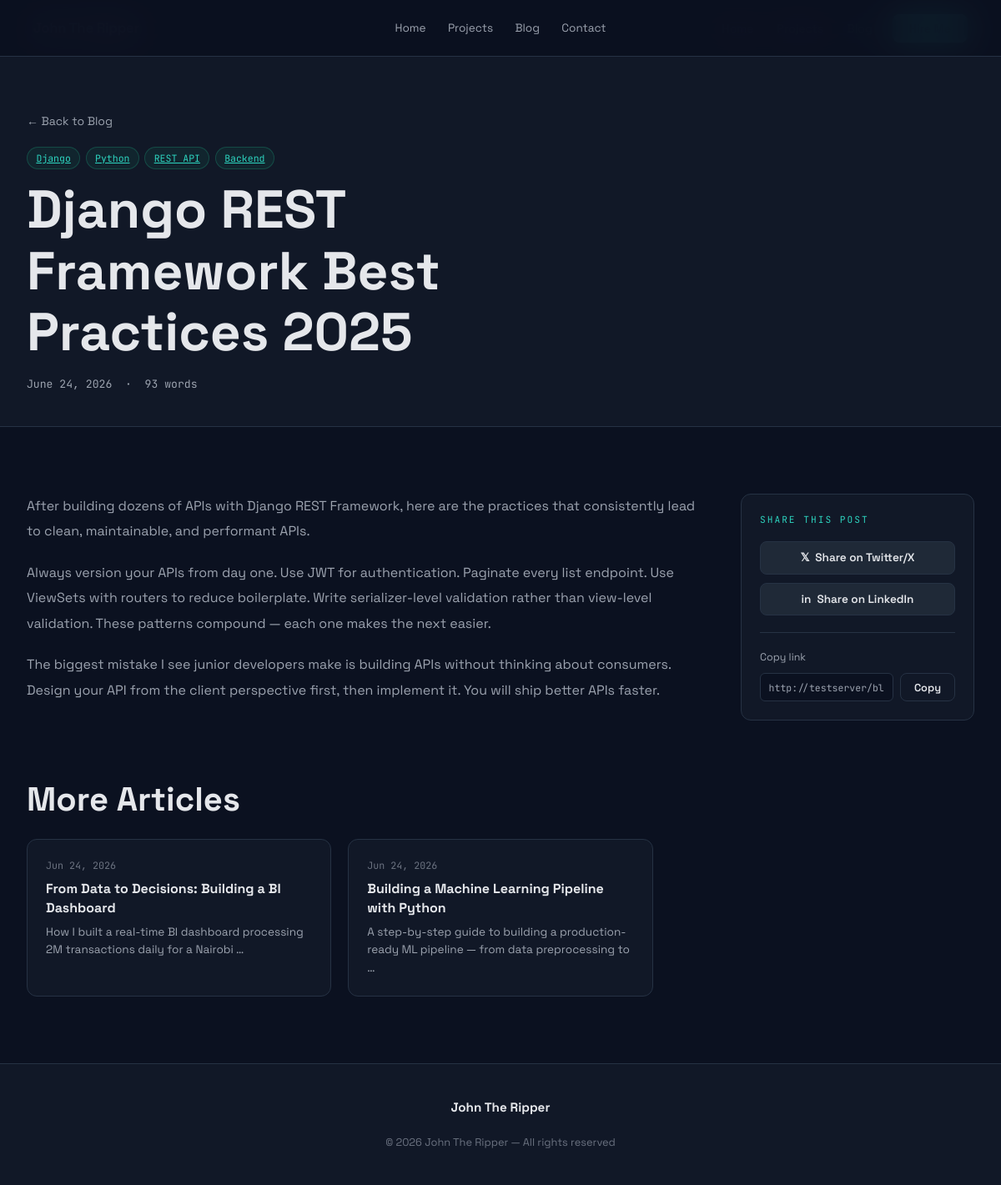
The app's page /blog/drf-best-practices-2025/ with its own data.
### core/models.py (models this page shows, shortened)
class BlogPost(models.Model):
    title = models.CharField(max_length=300)
    slug = models.SlugField(unique=True)
    excerpt = models.CharField(max_length=400, blank=True)
    content = models.TextField()
    cover_image = models.ImageField(upload_to='blog/', blank=True, null=True)
    tags = models.CharField(max_length=300, blank=True, help_text="Comma-separated tags")
    published = models.BooleanField(default=False)
    created_at = models.DateTimeField(default=timezone.now)
    updated_at = models.DateTimeField(auto_now=True)
    shared_to_twitter = models.BooleanField(default=False)
    shared_to_linkedin = models.BooleanField(default=False)
    twitter_post_id = models.CharField(max_length=100, blank=True)
    linkedin_post_id = models.CharField(max_length=100, blank=True)
    class Meta:
        ordering = ['-created_at']
    def get_tags_list(self):
        return [t.strip() for t in self.tags.split(',') if t.strip()]

class Profile(models.Model):
    name = models.CharField(max_length=100, default="Your Name")
    tagline = models.CharField(max_length=200, default="Full Stack Developer | Data Scientist")
    bio = models.TextField(default="")
    avatar = models.ImageField(upload_to='profile/', blank=True, null=True)
    resume = models.FileField(upload_to='resume/', blank=True, null=True)
    github = models.URLField(blank=True)
    linkedin = models.URLField(blank=True)
    twitter = models.URLField(blank=True)
    email = models.EmailField(blank=True)
    location = models.CharField(max_length=100, blank=True, default="Nairobi, Kenya")
    years_experience = models.IntegerField(default=0)
    projects_count = models.IntegerField(default=0)
    clients_count = models.IntegerField(default=0)
    class Meta:
        verbose_name = "Profile"

### core/views.py (the view)
# urls.py: path('blog/<slug:slug>/', views.blog_detail, name='blog_detail'),
def blog_detail(request, slug):
    post = get_object_or_404(BlogPost, slug=slug, published=True)
    related = BlogPost.objects.filter(published=True).exclude(pk=post.pk)[:3]
    return render(request, 'core/blog_detail.html', {'post': post, 'related': related})

### core/context_processors.py (called while the page is built)
def site_profile(request):
    profile = Profile.objects.first()
    return {'site_profile': profile}

### core/templates/core/blog_detail.html (shortened to what this page needs)
{% extends 'core/base.html' %}
{% block content %}
<div class="post-hero">
  <div class="container">
    <a href="/blog/" class="back-link">← Back to Blog</a>
    <div style="display:flex;gap:0.4rem;flex-wrap:wrap">
      {% for tag in post.get_tags_list %}
      <a href="/blog/?tag={{ tag }}" class="tag tag-accent">{{ tag }}</a>
      {% endfor %}
    </div>
    <h1>{{ post.title }}</h1>
    <p class="post-meta">{{ post.created_at|date:"F d, Y" }} &nbsp;·&nbsp; {{ post.content|wordcount }} words</p>
  </div>
</div>
<section>
  <div class="container">
    <div class="post-layout">
      <article class="article-body">
        {{ post.content|linebreaks }}
      </article>
      <aside>
        <div class="share-card">
          <p class="share-heading">Share This Post</p>
          {% if post.shared_to_twitter %}
          <button class="share-btn shared" disabled>✓ Shared on Twitter/X</button>
          {% else %}
          <button class="share-btn" id="twitterBtn" onclick="sharePost('twitter', {{ post.id }})">
            𝕏 &nbsp;Share on Twitter/X
          </button>
          {% endif %}
          {% if post.shared_to_linkedin %}
          <button class="share-btn shared" disabled>✓ Shared on LinkedIn</button>
          {% else %}
          <button class="share-btn" id="linkedinBtn" onclick="sharePost('linkedin', {{ post.id }})">
            in &nbsp;Share on LinkedIn
          </button>
          {% endif %}
          <div class="copy-link-wrap">
            <p class="copy-link-label">Copy link</p>
            <div class="copy-link-row">
              <input type="text" value="{{ request.build_absolute_uri }}" id="copyUrl" class="copy-url-input" readonly>
              <button onclick="copyLink()" class="btn btn-outline btn-sm">Copy</button>
            </div>
          </div>
        </div>
      </aside>
    </div>
    {% if related %}
    <div class="related-section">
      <h2>More Articles</h2>
      <div class="grid-3">
        {% for p in related %}
        <a href="/blog/{{ p.slug }}/" class="card" style="text-decoration:none;padding:1.375rem;display:block">
          <p style="font-size:0.73rem;color:var(--text-dim);font-family:var(--font-mono);margin-bottom:0.5rem">{{ p.created_at|date:"M d, Y" }}</p>
          <h3 style="font-size:1rem;margin-bottom:0.4rem;color:var(--text);line-height:1.4">{{ p.title }}</h3>
          <p style="color:var(--text-muted);font-size:0.85rem;line-height:1.6">{{ p.excerpt|truncatewords:14 }}</p>
        </a>
        {% endfor %}
      </div>
    </div>
    {% endif %}
  </div>
</section>
{% endblock %}

### core/templates/core/base.html (shortened to what this page needs)
<!DOCTYPE html>
<html lang="en">
<head>
  {% load static %}
</head>
<body>
  <nav id="mainNav">
    <a href="/" class="nav-logo">{{ site_profile.name|default:"Alex Kimani" }}</a>
    <div class="nav-right">
      <ul class="nav-links" id="navLinks">
        <li><a href="/" {% if request.resolver_match.url_name == 'home' %}class="active"{% endif %}>Home</a></li>
        <li><a href="/projects/" {% if request.resolver_match.url_name == 'projects' or request.resolver_match.url_name == 'project_detail' %}class="active"{% endif %}>Projects</a></li>
        <li><a href="/blog/" {% if request.resolver_match.url_name == 'blog' or request.resolver_match.url_name == 'blog_detail' %}class="active"{% endif %}>Blog</a></li>
        <li><a href="/contact/" class="nav-cta" {% if request.resolver_match.url_name == 'contact' %}style="background:#fff!important"{% endif %}>Hire Me</a></li>
      </ul>
    </div>
  </nav>
  <main>{% block content %}{% endblock %}</main>
  <footer>
    <div class="container">
      <div class="footer-inner">
        <a href="/" class="nav-logo" style="font-size:0.95rem;font-family:var(--font-display);letter-spacing:0">{{ site_profile.name|default:"Alex Kimani" }}</a>
        <nav class="footer-links" aria-label="Footer navigation">
          <a href="/">Home</a>
          <a href="/projects/">Projects</a>
          <a href="/blog/">Blog</a>
          <a href="/contact/">Contact</a>
        </nav>
        <p>© {% now "Y" %} {{ site_profile.name|default:"Alex Kimani" }} — All rights reserved</p>
      </div>
    </div>
  </footer>
</body>
</html>

### core/templates/core/base.html (style rules this page uses)
*, *::before, *::after { box-sizing: border-box; margin: 0; padding: 0; }
:root { --bg: #0B1120; --surface: #111827; --surface2: #1F2937; --border: #263244; --accent: #2DD4BF; --accent2: #3B82F6; --accent3: #14B8A6; --text: #E5E7EB; --text-muted: #9CA3AF; --text-dim: #6B7280; --font-display: 'Space Grotesk', sans-serif; --font-mono: 'JetBrains Mono', monospace; --radius: 12px; --radius-sm: 8px; --transition: 0.25s cubic-bezier(0.4,0,0.2,1); --nav-h: 68px; }
html { scroll-behavior: smooth; }
body { font-family: var(--font-display); background: var(--bg); color: var(--text); line-height: 1.6; overflow-x: hidden; }
nav { position: fixed; top: 0; left: 0; right: 0; z-index: 1000; display: flex; align-items: center; justify-content: space-between; padding: 0 clamp(1rem, 4vw, 2.5rem); height: var(--nav-h); background: rgba(11, 17, 32, 0.92); backdrop-filter: blur(20px); -webkit-backdrop-filter: blur(20px); border-bottom: 1px solid var(--border); transition: box-shadow var(--transition); }
.nav-logo { font-family: var(--font-display); font-size: 1.05rem; font-weight: 700; color: var(--text); text-decoration: none; letter-spacing: -0.3px; flex-shrink: 0; }
.nav-right { display: flex; align-items: center; gap: 0.5rem; }
.nav-links { display: flex; gap: 0.25rem; list-style: none; align-items: center; }
.nav-links a { color: var(--text-muted); text-decoration: none; font-size: 0.875rem; font-weight: 500; padding: 0.5rem 0.75rem; border-radius: var(--radius-sm); transition: all var(--transition); position: relative; white-space: nowrap; }
.nav-links a.active { color: var(--accent); }
.nav-cta { padding: 0.5rem 1.25rem !important; background: var(--accent) !important; color: var(--bg) !important; border-radius: var(--radius-sm) !important; font-weight: 600 !important; margin-left: 0.5rem; }
main { padding-top: var(--nav-h); }
section { padding: clamp(3rem, 8vw, 5rem) 0; }
.container { max-width: 1200px; margin: 0 auto; padding: 0 clamp(1rem, 4vw, 2rem); }
h1, h2, h3 { font-weight: 700; line-height: 1.15; }
h1 { font-size: clamp(2.2rem, 5.5vw, 4rem); }
h2 { font-size: clamp(1.6rem, 3.5vw, 2.5rem); }
h3 { font-size: clamp(1rem, 2vw, 1.2rem); }
.card { background: var(--surface); border: 1px solid var(--border); border-radius: var(--radius); overflow: hidden; transition: all var(--transition); }
.btn { display: inline-flex; align-items: center; justify-content: center; gap: 0.4rem; padding: 0.7rem 1.5rem; border-radius: var(--radius-sm); font-weight: 600; font-size: 0.875rem; text-decoration: none; cursor: pointer; transition: all var(--transition); border: none; font-family: var(--font-display); white-space: nowrap; }
.btn-outline { background: transparent; border: 1px solid var(--border); color: var(--text); }
.btn-sm { padding: 0.45rem 1rem; font-size: 0.8rem; }
.tag { display: inline-block; padding: 0.2rem 0.65rem; background: var(--surface2); border: 1px solid var(--border); border-radius: 100px; font-size: 0.72rem; color: var(--text-muted); font-family: var(--font-mono); }
.tag-accent { background: rgba(31,191,138,0.08); border-color: rgba(31,191,138,0.25); color: var(--accent); }
.grid-3 { display: grid; grid-template-columns: repeat(auto-fill, minmax(min(100%, 300px), 1fr)); gap: 1.25rem; }
footer { background: var(--surface); border-top: 1px solid var(--border); padding: clamp(1.5rem, 4vw, 2.5rem) 0; }
.footer-inner { display: flex; flex-direction: column; align-items: center; gap: 1.25rem; text-align: center; }
.footer-links { display: flex; gap: 0.25rem; justify-content: center; flex-wrap: wrap; }
.footer-links a { color: var(--text-muted); text-decoration: none; font-size: 0.85rem; padding: 0.35rem 0.7rem; border-radius: var(--radius-sm); transition: color var(--transition); }
footer p { color: var(--text-dim); font-size: 0.8rem; }

### records on screen
BlogPost: title "Django REST Framework Best Practices 2025", created_at "June 24, 2026", content "93", content "After building dozens of APIs with Django REST Framework, here are the practices that consistently lead to clean, maintainable, and performant APIs. Always version your APIs from day one. Use JWT for authentication. Paginate every list endpoint. Use ViewSets with routers to reduce boilerplate. Write serializer-level validation rather than view-level validation. These patterns compound — each one makes the next easier. The biggest mistake I see junior developers make is building APIs without thinking about consumers. Design your API from the client perspective first, then implement it. You will ship better APIs faster."
BlogPost: created_at "Jun 24, 2026", title "From Data to Decisions: Building a BI Dashboard", excerpt "How I built a real-time BI dashboard processing 2M transactions daily for a Nairobi …"
BlogPost: created_at "Jun 24, 2026", title "Building a Machine Learning Pipeline with Python", excerpt "A step-by-step guide to building a production-ready ML pipeline — from data preprocessing to …"
Profile: name "John The Ripper"

### other values on screen
{{ tag }} "Django" "Python" "REST API" "Backend"
